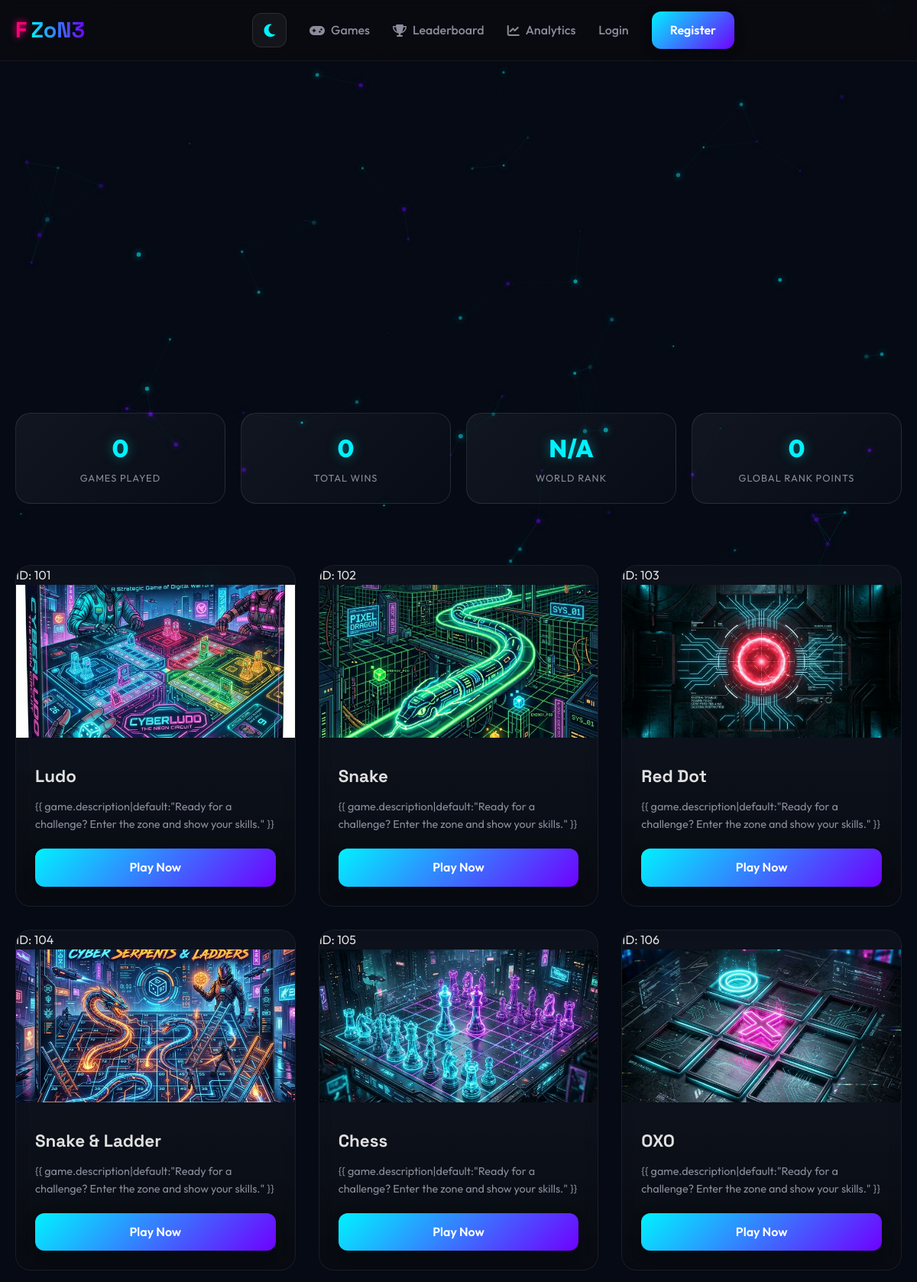
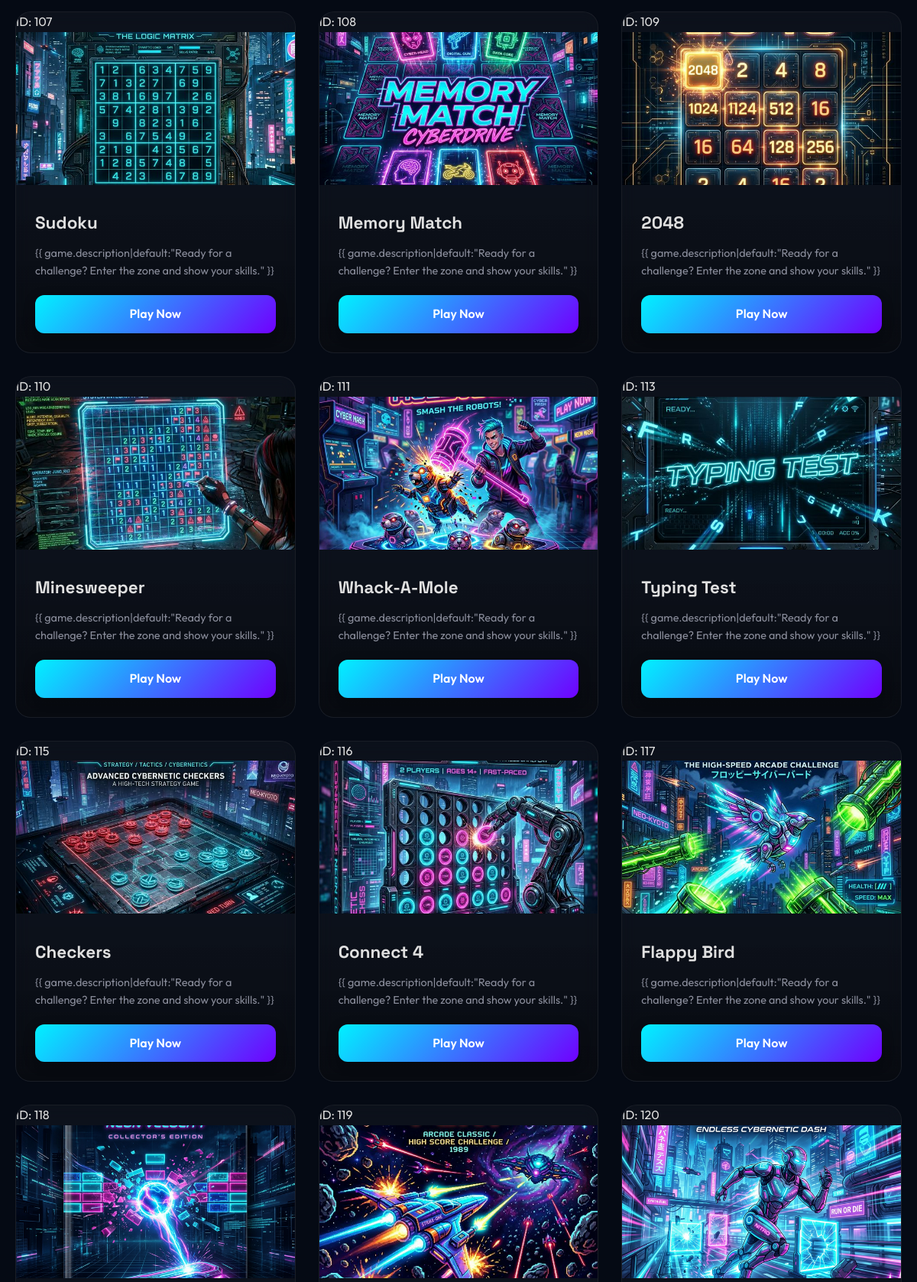
The page / (upper part) on the database its author committed (2 pictures, top to bottom).
### leaderboard/models.py (models this page shows, shortened)
class Game(models.Model):
    name = models.CharField(max_length=100, unique=True)
    slug = models.SlugField(max_length=100, unique=True)
    description = models.TextField(blank=True)
    image = models.ImageField(upload_to='games/', blank=True)

### dashboard/views.py (the view)
# urls.py: path('', views.HomeView.as_view(), name='home'),
class HomeView(TemplateView):
    template_name = 'dashboard/home.html'
    def get_context_data(self, **kwargs):
        context = super().get_context_data(**kwargs)
        context['games'] = Game.objects.all()
        if self.request.user.is_authenticated:
            context['recent_scores'] = GameScore.objects.filter(user=self.request.user).select_related('game').order_by('-achieved_at')[:5]
            context['total_played'] = self.request.user.profile.total_games_played
        else:
            context['recent_scores'] = []
            context['total_played'] = 0
        return context

### templates/dashboard/home.html (shortened to what this page needs)
{% extends 'base.html' %}
{% load static %}
{% block content %}
<canvas id="cyber-bg-canvas"></canvas>
<div class="container" style="padding: 40px 0;">
</div>
<div class="container">
    <div class="stats-grid">
        <div class="stat-item stagger-item">
            <span class="stat-val counter" data-target="{{ total_played|default:0 }}">0</span>
            <span class="stat-label">Games Played</span>
        </div>
        <div class="stat-item stagger-item">
            <span class="stat-val counter" data-target="{% if user.is_authenticated %}{{ user.profile.total_wins }}{% else %}0{% endif %}">0</span>
            <span class="stat-label">Total Wins</span>
        </div>
        <div class="stat-item stagger-item">
            <span class="stat-val">{% if user.is_authenticated %}#{{ user.profile.get_rank }}{% else %}N/A{% endif %}</span>
            <span class="stat-label">World Rank</span>
        </div>
        <div class="stat-item stagger-item">
            <span class="stat-val counter" data-target="{% if user.is_authenticated %}{{ user.profile.total_score }}{% else %}0{% endif %}">0</span>
            <span class="stat-label">Global Rank Points</span>
        </div>
    </div>
</div>
<div class="container" id="games-section">
    <div class="card-grid">
        {% for game in games %}
        <div class="game-card stagger-item">
            <div class="card-inner">
                <div class="card-banner">ID: {{ game.id|add:"100" }}</div>
                {% if game.slug == 'unfearbugrobot' %}
                <img src="{% static 'img/bug_bg.png' %}" alt="{{ game.name }}" style="object-fit: cover;">
                {% elif game.slug == 'pacmaze' %}
                <img src="{% static 'img/pacman_bg.png' %}" alt="{{ game.name }}" style="object-fit: cover;">
                {% elif game.image %}
                <img src="{{ game.image.url }}" alt="{{ game.name }}">
                {% else %}
                <img src="https://placehold.co/400x200/151821/00f2ff?text={{ game.name|urlencode }}"
                    alt="{{ game.name }}">
                {% endif %}
                <div class="card-content">
                    <h3 class="card-title">{{ game.name }}</h3>
                    <p class="card-desc">{{ game.description|default:"Ready for a challenge? Enter the zone and show
                        your skills." }}</p>
                    <a href="/{{ game.slug }}/" class="btn btn-primary" style="width: 100%; text-align: center;">Play
                        Now</a>
                </div>
            </div>
        </div>
        {% endfor %}
    </div>
</div>
{% endblock %}

### static/css/style.css (style rules this page uses)
:root { --bg-dark: #0a0b10; --bg-card: #151821; --nav-bg: rgba(10, 11, 16, 0.8); --border-color: rgba(255, 255, 255, 0.05); --primary: #00f2ff; --primary-glow: rgba(0, 242, 255, 0.4); --secondary: #7000ff; --secondary-glow: rgba(112, 0, 255, 0.4); --accent: #ff007a; --text-main: #e0e0e0; --text-muted: #8a8d9b; --white: #ffffff; --nav-height: 80px; --transition: all 0.3s cubic-bezier(0.4, 0, 0.2, 1); }
* { margin: 0; padding: 0; box-sizing: border-box; }
body { font-family: 'Outfit', sans-serif; background-color: var(--bg-dark); color: var(--text-main); line-height: 1.6; overflow-x: hidden; }
h1, h2, h3, h4, .logo { font-family: 'Space Grotesk', sans-serif; font-weight: 700; }
.container { max-width: 1200px; margin: 0 auto; padding: 0 20px; }
.btn { display: inline-block; padding: 12px 24px; border-radius: 12px; font-weight: 600; text-decoration: none; cursor: pointer; transition: var(--transition); border: none; }
.btn-primary { background: linear-gradient(135deg, var(--primary), var(--secondary)); color: var(--white); box-shadow: 0 4px 15px rgba(0, 0, 0, 0.3); }
.card-grid { display: grid; grid-template-columns: repeat(auto-fill, minmax(280px, 1fr)); gap: 30px; padding: 40px 0; }
.game-card { background: var(--bg-card); border-radius: 20px; overflow: hidden; position: relative; border: 1px solid rgba(255, 255, 255, 0.05); transition: var(--transition); animation: fadeInUp 0.5s ease backwards; }
.game-card:nth-child(even) { animation-delay: 0.1s; }
.game-card:nth-child(odd) { animation-delay: 0.2s; }
.game-card img { width: 100%; height: 200px; object-fit: cover; transition: transform 0.5s ease; }
.card-content { padding: 25px; background: linear-gradient(to bottom, transparent, rgba(0, 0, 0, 0.4)); }
.card-title { font-size: 1.4rem; margin-bottom: 10px; }
.card-desc { color: var(--text-muted); font-size: 0.9rem; margin-bottom: 20px; }
.stats-grid { display: grid; grid-template-columns: repeat(4, 1fr); gap: 20px; margin-bottom: 40px; }
.stat-item { background: linear-gradient(135deg, rgba(255, 255, 255, 0.05), rgba(255, 255, 255, 0.01)); border: 1px solid rgba(255, 255, 255, 0.1); padding: 20px; border-radius: 20px; text-align: center; position: relative; overflow: hidden; }
.stat-val { font-size: 2rem; font-weight: 800; color: var(--primary); display: block; text-shadow: 0 0 15px var(--primary-glow); }
.stat-label { text-transform: uppercase; font-size: 0.8rem; letter-spacing: 1px; color: var(--text-muted); }

### templates/dashboard/home.html (style rules this page uses)
#cyber-bg-canvas { position: fixed; top: 0; left: 0; width: 100%; height: 100%; z-index: -10; background: #050a14; }
.stagger-item { opacity: 0; animation: cyberSlide 0.6s cubic-bezier(0.23, 1, 0.32, 1) forwards; }
.stat-item:nth-child(1) { animation-delay: 0.1s; }
.stat-item:nth-child(2) { animation-delay: 0.2s; }
.stat-item:nth-child(3) { animation-delay: 0.3s; }
.stat-item:nth-child(4) { animation-delay: 0.4s; }
.game-card { transition: transform 0.4s cubic-bezier(0.2, 0, 0.2, 1), box-shadow 0.4s ease; transform-style: preserve-3d; perspective: 1000px; background: rgba(255, 255, 255, 0.03) !important; backdrop-filter: blur(10px); }
.card-inner { transition: transform 0.1s; }

### rows shown on the page
Game: id|add "101", image (picture), name "Ludo"
Game: id|add "102", image (picture), name "Snake"
Game: id|add "103", image (picture), name "Red Dot"
Game: id|add "104", image (picture), name "Snake & Ladder"
Game: id|add "105", image (picture), name "Chess"
Game: id|add "106", image (picture), name "OXO"
Game: id|add "107", image (picture), name "Sudoku"
Game: id|add "108", image (picture), name "Memory Match"
Game: id|add "109", image (picture), name "2048"
Game: id|add "110", image (picture), name "Minesweeper"
Game: id|add "111", image (picture), name "Whack-A-Mole"
Game: id|add "113", image (picture), name "Typing Test"
Game: id|add "115", image (picture), name "Checkers"
Game: id|add "116", image (picture), name "Connect 4"
Game: id|add "117", image (picture), name "Flappy Bird"
Game: id|add "118", image (picture)
Game: id|add "119", image (picture)
Game: id|add "120", image (picture)
